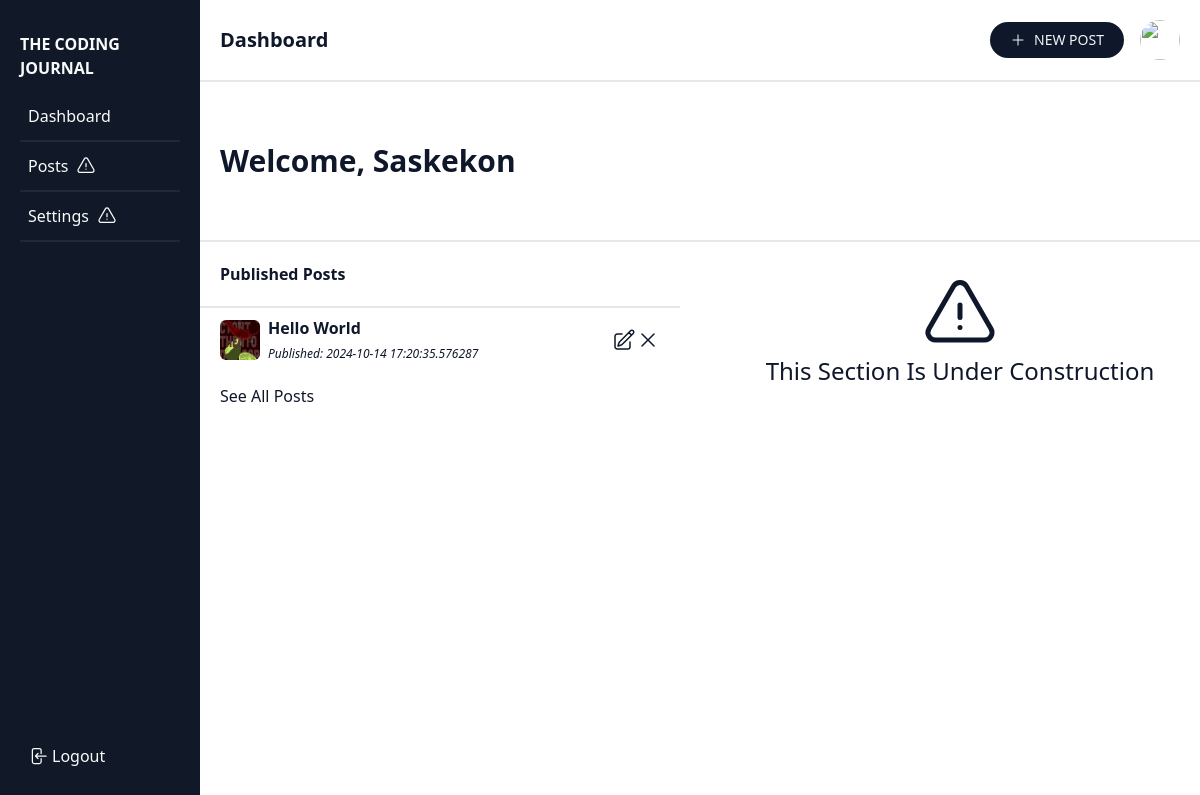
Screenshot of /dashboard/saskekon (signed in) with the database file from the repository.
### app/models.py (models this page shows, shortened)
class User(db.Model, UserMixin):
    id: Mapped[int] = mapped_column(primary_key=True)
    username: Mapped[str] = mapped_column(String(25), unique=True)
    password_hash: Mapped[str] = mapped_column(String(255))
    email: Mapped[str] = mapped_column(String(50), unique=True)
    registered_date: Mapped[datetime] = mapped_column(default=lambda: datetime.now(timezone.utc))
    profile: Mapped["Profile"] = relationship(back_populates="u_profile", uselist=False) # One-to-One Relationship
    posts: Mapped[List["Post"]] = relationship(back_populates="u_posts") # One-to-Many Relationship
    comments: Mapped[List["Comment"]] = relationship(back_populates="u_comments")

class Post(db.Model):
    id: Mapped[int] = mapped_column(primary_key=True)
    title: Mapped[str] = mapped_column(String(50))
    body: Mapped[str] = mapped_column(Text)
    featured_image: Mapped[str] = mapped_column(String(255))
    timestamp: Mapped[datetime] = mapped_column(default=lambda: datetime.now(timezone.utc))
    user_id: Mapped[int] = mapped_column(ForeignKey(User.id))
    u_posts: Mapped["User"] = relationship(back_populates="posts")
    category_id: Mapped[int] = mapped_column(ForeignKey(Category.id))
    c_posts: Mapped["Category"] = relationship(back_populates="posts")

### app/views/main.py (the view)
@main.route("/dashboard/<username>", methods=["GET", "POST"])
@login_required
def profile(username):
    db.first_or_404(db.select(User).where(User.username == username))
    posts = db.session.scalars(db.select(Post).where(Post.u_posts.has(username=username)).order_by(Post.timestamp.desc()).limit(4)).all()
    return render_template("profile.html", title=f"{title} - Profile", posts=posts)

### app/__init__.py (called while the page is built)
def create_app():
    app = Flask(__name__)
    app.config.from_object(Config)
    db.init_app(app)
    migrate.init_app(app, db)
    login_manager.init_app(app)
    @login_manager.user_loader
    def load_user(user_id):
        return db.session.get(User, user_id)
    from app.views.main import main
    app.register_blueprint(main)
    from app.views.auth import auth
    app.register_blueprint(auth)
    from app.views.test import test
    app.register_blueprint(test)
    return app

### app/views/main.py (called while the page is built)
@main.context_processor
def inject():
    categories = db.session.scalars(db.select(Category)).all()
    subscribe_form = SubscribeForm()
    return {
        "categories": categories,
        "subscribe_form": subscribe_form,
        }

### app/templates/profile.html (shortened to what this page needs)
{% extends "base.html" %}
{% block body %}
<div class="grid grid-cols-12">
    {% include "dashboard_nav.html" %}
    <div class="col-span-10">
        <main>
            <div class="flex justify-between items-center p-5 border-b-2">
                <p class="text-xl font-bold">Dashboard</p>
                <div class="flex items-center">
                    <a class="flex items-center mr-4 py-2 px-5 text-sm rounded-full bg-slate-900 text-slate-100 transition-all hover:bg-slate-400" href="{{ url_for('main.create_post') }}">
                        <svg xmlns="http://www.w3.org/2000/svg" fill="none" viewBox="0 0 24 24" stroke-width="1.5" stroke="currentColor" class="size-4 mr-2">
                            <path stroke-linecap="round" stroke-linejoin="round" d="M12 4.5v15m7.5-7.5h-15" />
                        </svg>
                        <p>NEW POST</p>
                    </a>
                    <img class="size-10 rounded-full" src="{{ url_for('main.uploaded_image', filename='Image_20240922_001514.jpg')}}" alt="">
                </div>
            </div>
            <div class="flex items-center h-40 p-5 border-b-2">
                <p class="text-3xl font-bold">Welcome, {{ current_user.username.capitalize() }}</p>
            </div>
            <div>
                <div class="grid grid-cols-2 gap-10">
                    <div>
                        <p class="p-5 font-bold border-b-2">Published Posts</p>
                        {% for post in posts %}
                        <div class="flex items-center justify-between mx-5 py-2">
                            <div class="flex items-center">
                                <img class="size-10 mr-2 rounded-md" src="{{ url_for('main.uploaded_image', filename=post.featured_image) }}">
                                <div class="mr-2">
                                    <a class="block font-semibold transition-all hover:text-slate-400" href="{{ url_for('main.single_post', post_id=post.id) }}">{{ post.title }}</a>
                                    <i class="text-xs">Published: {{ post.timestamp }}</i>
                                </div>
                            </div>
                            <div class="flex items-center">
                                <a href="{{ url_for('main.edit_post', post_id=post.id )}}">
                                </a>
                                <form class="flex items-center" action="{{ url_for('main.delete_post', post_id=post.id) }}" method="POST">
                                    <button type="submit" onclick="return confirm('Are you sure you want to delete this post?')">
                                    </button>
                                </form>
                            </div>
                        </div>
                        {% endfor %}
                        <a class="block mx-5 my-3" href="#">See All Posts</a>
                    </div>
                    <div class="flex flex-col justify-center items-center">
                        <p class="text-2xl">This Section Is Under Construction</p>
                    </div>
                </div>
            </div>
        </main>
    </div>
</div>
{% endblock %}

### rows the page displays
User: username "Saskekon"
Post: featured_image (picture), title "Hello World", timestamp "2024-10-14 17:20:35.576287"
